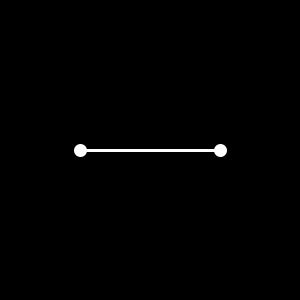
Frame 1 (no input)
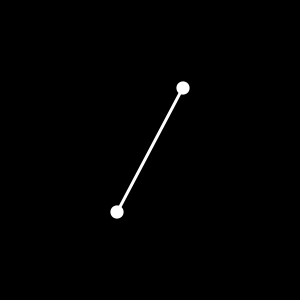
Frame 60 (the mouse pressed at the canvas centre just before this capture)
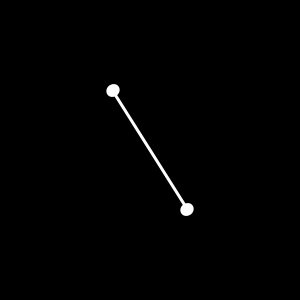
Frame 120 (the mouse held since frame 60 and released just before this capture)

The Processing sketch that drew these frames (run headless with seeded random() and noise(); from frame 60 on, the mouse is pressed at the canvas centre):

// Processing sketch: ex_3_1_rotate
// ── ex_3_1_rotate.pde
float angle, r, x1, y1, x2, y2;

void setup () {
  angle = 0;
  r = 10;
  x1 = -70;
  y1 = 0;
  x2 = 70;
  y2 = 0;
  size(300,300);
}

void draw () {
  background(0);
  translate(width/2, height/2);
  rotate(radians(angle));
  stroke(255);
  strokeWeight(3);
  line(x1,y1,x2,y2);
  ellipse(x1,y1,r,r);
  ellipse(x2,y2,r,r);
  smooth();
  angle += 2;
}
